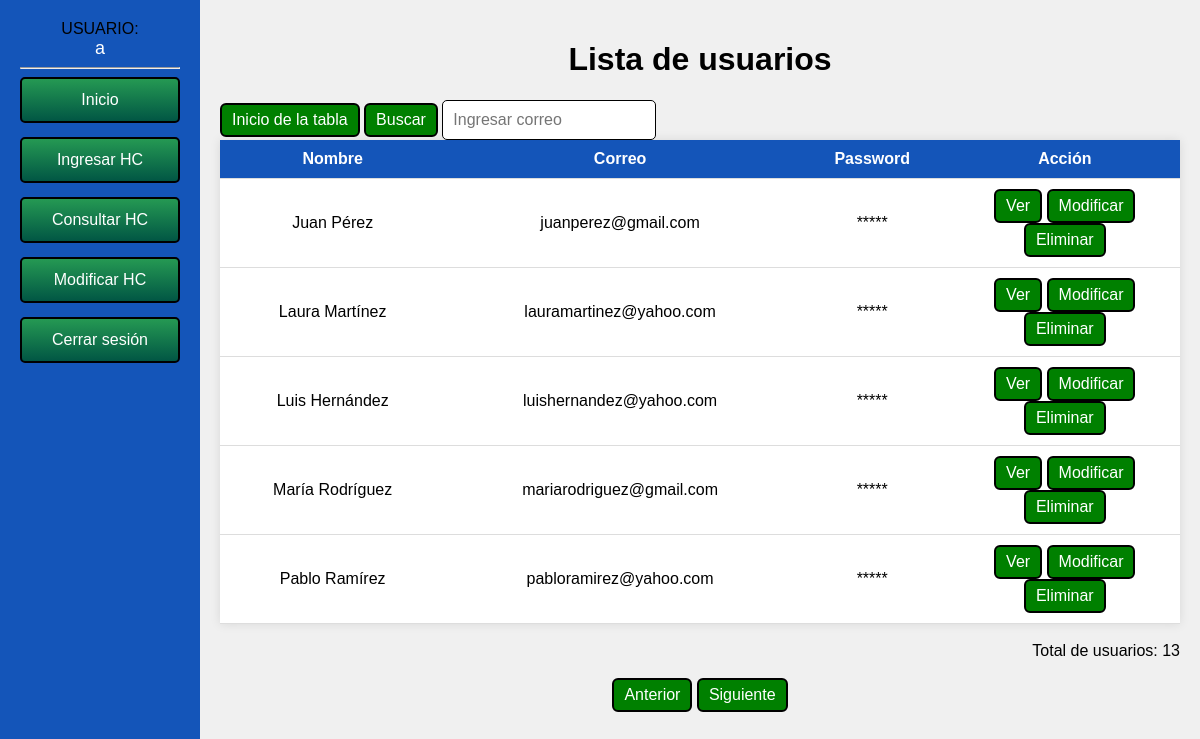
Screenshot of /usuarios_tabla.php?pag=2 (signed in) with the database file from the repository.
### tables this page shows
CREATE TABLE `usuarios` (
  `nom` varchar(50) NOT NULL,
  `correo` varchar(50) NOT NULL,
  `pass` varchar(50) NOT NULL
);

### usuarios_tabla.php (the view, shortened to what this page needs)
<?php
include('conexion.php');
include("barra_lateral.php");
?>
<html>
<body>
<div class="ContenedorPrincipal">
<?php
    $filasmax = 5;
    if (isset($_GET['pag']))
	{
        $pagina = $_GET['pag'];
    } else
	{
        $pagina = 1;
    }
 if(isset($_POST['btnbuscar']))
{
$buscar = $_POST['txtbuscar'];
 $sqlusu = mysqli_query($conn, "SELECT * FROM usuarios where correo = '".$buscar."'");
}
else
{
 $sqlusu = mysqli_query($conn, "SELECT * FROM usuarios ORDER BY nom ASC LIMIT " . (($pagina - 1) * $filasmax)  . "," . $filasmax);
}
    $resultadoMaximo = mysqli_query($conn, "SELECT count(*) as num_usuarios FROM usuarios");
    $maxusutabla = mysqli_fetch_assoc($resultadoMaximo)['num_usuarios'];
    ?>
	<div class="ContenedorTabla" >
	<form method="POST">
	<h1>Lista de usuarios</h1>
	<div style="text-align:left">
	<a href="usuarios_tabla.php" class="BotonesUsuarios">Inicio de la tabla</a>
	<input class="BotonesUsuarios" type="submit" value="Buscar" name="btnbuscar">
	<input class="CajaTexto" type="text" name="txtbuscar"  placeholder="Ingresar correo" autocomplete="off" style='width:20%'>
	</div>
			</form>
    <table>
			<tr>
			<th>Nombre</th>
			<th>Correo</th>
            <th>Password</th>
			<th>Acción</th>
			</tr>
        <?php
        while ($mostrar = mysqli_fetch_assoc($sqlusu))
		{
            echo "<tr>";
            echo "<td>".$mostrar['nom']."</td>";
			echo "<td>".$mostrar['correo']."</td>";
			 echo "<td>*****</td>";
            echo "<td style='width:24%'>
			<a class='BotonesUsuarios' href=\"usuarios_ver.php?correo=$mostrar[correo]&pag=$pagina\">Ver</a>
			<a class='BotonesUsuarios' href=\"usuarios_modificar.php?correo=$mostrar[correo]&pag=$pagina\">Modificar</a>
			<a class='BotonesUsuarios' href=\"usuarios_eliminar.php?correo=$mostrar[correo]&pag=$pagina\" onClick=\"return confirm('¿Estás seguro de eliminar a $mostrar[nom]?')\">Eliminar</a>
			</td>";
        }
        ?>
    </table>
	<div style='text-align:right'>
	<br>
	<?php echo "Total de usuarios: ".$maxusutabla;?>
	</div>
	</div>
<div style='text-align:right'>
<br>
</div>
<div style="text-align:center">
<?php
if (isset($_GET['pag'])) {
if ($_GET['pag'] > 1) {
 ?>
<a class="BotonesUsuarios" href="usuarios_tabla.php?pag=<?php echo $_GET['pag'] - 1; ?>">Anterior</a>
<?php
}
else
{
?>
<a class="BotonesUsuarios" href="#" style="pointer-events: none">Anterior</a>
<?php
}
?>
 <?php
}
else
{
?>
<a class="BotonesUsuarios" href="#" style="pointer-events: none">Anterior</a>
<?php
}
if (isset($_GET['pag'])) {
if ((($pagina) * $filasmax) < $maxusutabla) {
?>
<a class="BotonesUsuarios" href="usuarios_tabla.php?pag=<?php echo $_GET['pag'] + 1; ?>">Siguiente</a>
<?php
} else {
?>
<a class="BotonesUsuarios" href="#" style="pointer-events: none">Siguiente</a>
<?php
}
?>
<?php
} else {
?>
<a class="BotonesUsuarios" href="usuarios_tabla.php?pag=2">Siguiente</a>
<?php
}
?>
</div>
</div>
</body>
</html>

### barra_lateral.php (shortened to what this page needs)
<?php
$usuarioingresado = $_SESSION['usuarioingresando'];
$buscandousu = mysqli_query($conn, "SELECT * FROM usuarios WHERE correo = '$usuarioingresado'");
$mostrar = mysqli_fetch_array($buscandousu);
?>
<!DOCTYPE html>
<html>
<head>
<link rel="stylesheet" href="style.css">
</head>
<body>
<div class="BarraLateral">
<ul>
    USUARIO:
    <div class="NomUsuario"><?php echo htmlspecialchars($mostrar['nom'], ENT_QUOTES, 'UTF-8'); ?></div>
    <hr>
    <li><a href="principal.php">Inicio</a></li>
    <li><a href="registrar_hc.php">Ingresar HC</a></li>
	<li><a href="consultar_hc.php">Consultar HC</a></li>
	<li><a href="registrar_hc.php">Modificar HC</a></li>
    <li><a href="cerrar_sesion.php">Cerrar sesión</a></li>
</ul>
</div>
</body>
</html>

### style.css (style rules this page uses)
body { background: #f0f0f0; font-family: Arial, sans-serif; margin:0; padding:0; display: flex; flex-direction: column; }
.CajaTexto { width: 80%; padding: 10px; font-size:1em; border-radius:5px; border:1px solid black; color:black; }
.NomUsuario { font-size:18px; color:white; word-break:break-all; }
.BarraLateral { position: fixed; top: 0; left: 0; width: 200px; height: 100%; background-color: #1455B9; padding: 20px; box-sizing: border-box; text-align:center; }
.BarraLateral ul { list-style: none; padding: 0; margin: 0; }
.BarraLateral li { text-align:center; margin-bottom: 14px; padding: 12px 10px; border-radius:5px; border:2px solid black; background: linear-gradient(180deg,#259953,#015644); }
.BarraLateral a { color: white; text-decoration: none; }
.ContenedorPrincipal { margin-left: 200px; padding: 20px; box-sizing: border-box; text-align:center; }
table { border-collapse: collapse; width: 100%; margin: 0 auto; background-color: white; box-shadow: 0 0 10px rgba(0, 0, 0, 0.1); }
th { background-color: #1455B9; color: white; }
th, td { padding: 10px; text-align: center; border-bottom: 1px solid #dddddd; }
.ContenedorTabla { margin-left: auto; margin-right: auto; max-width:1260px; width: 100%; }
.BotonesUsuarios { text-align:center; display: inline-block; background:green; padding: 6px 10px; border-radius:6px; text-decoration: none; color:white; border:2px solid black; cursor:pointer; font-size: 16px; }

### rows the page displays
usuarios: nom "a"
usuarios: nom "Juan Pérez", correo "juanperez@gmail.com"
usuarios: nom "Laura Martínez", correo "lauramartinez@yahoo.com"
usuarios: nom "Luis Hernández", correo "luishernandez@yahoo.com"
usuarios: nom "María Rodríguez", correo "mariarodriguez@gmail.com"
usuarios: nom "Pablo Ramírez", correo "pabloramirez@yahoo.com"

### other values shown
$maxusutabla "13"
